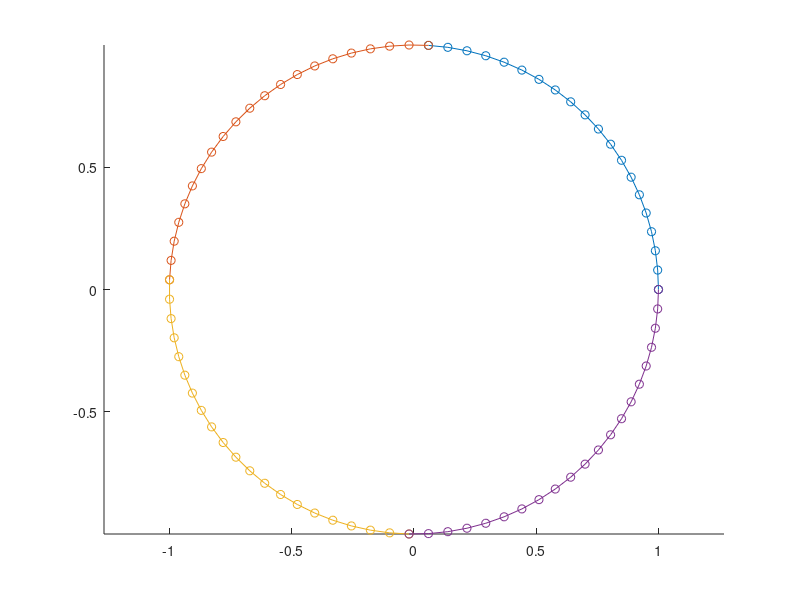

Write the MATLAB code that produced this figure.
% Define reference element
xr = [1 0 0 1];
yr = [0 0 1 1];


% Define domain
NN = 20;
th = linspace(0,2*pi,NN*4)';
xd = cos(th); yd = sin(th);


% Find map between domains
g1.x = xd(1:NN); g1.y = yd(1:NN);
g2.x = xd(NN:2*NN); g2.y = yd(NN:2*NN);
g3.x = xd(2*NN:3*NN); g3.y = yd(2*NN:3*NN);
g4.x = xd(3*NN:4*NN); g4.y = yd(3*NN:4*NN);

% Plot domain
figure
hold on
plot(g1.x,g1.y, 'o-')
plot(g2.x,g2.y, 'o-')
plot(g3.x,g3.y, 'o-')
plot(g4.x,g4.y, 'o-')
axis equal